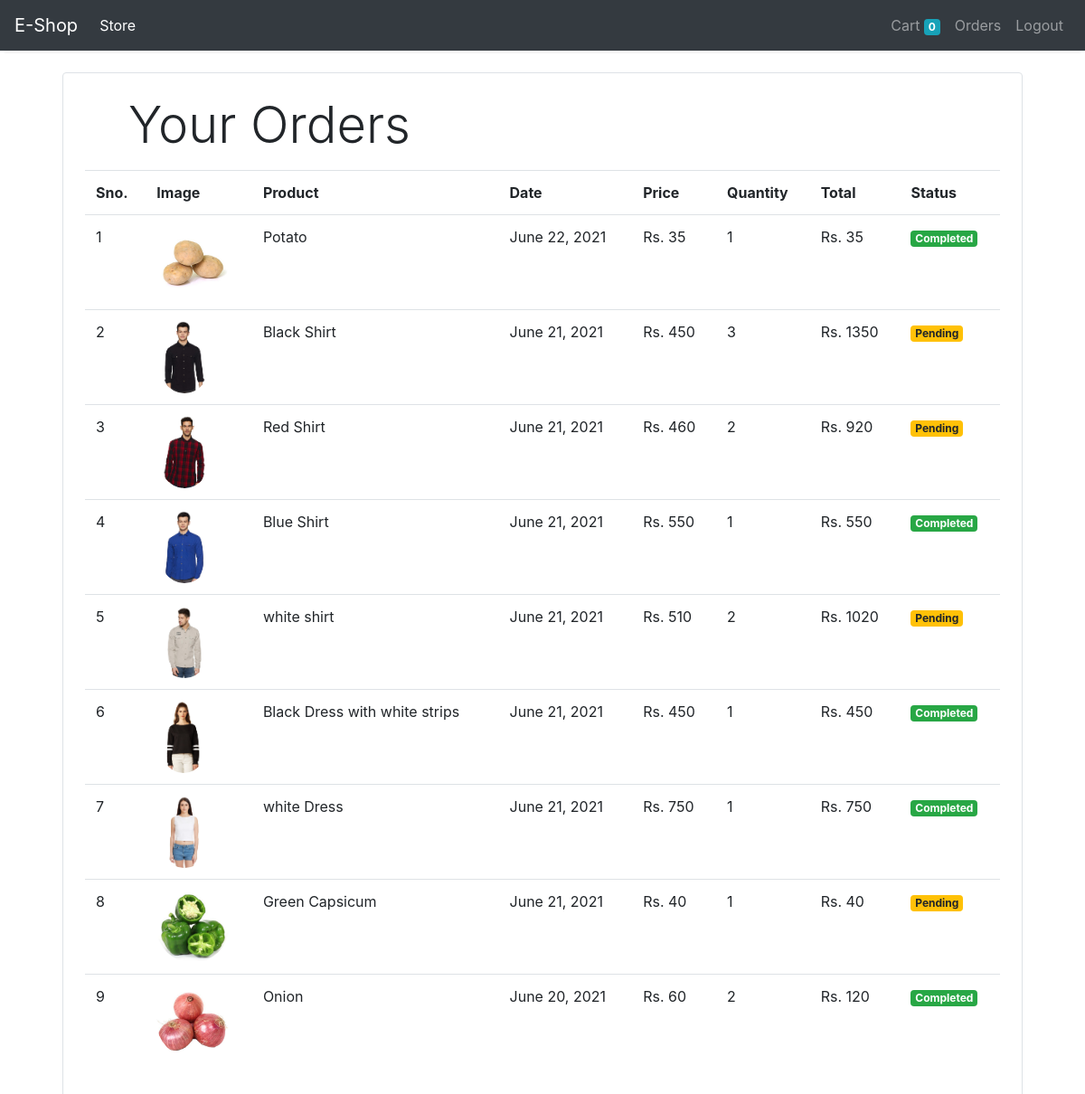
Screenshot of /orders (signed in) with the database file from the repository.
### store/models/orders.py (models this page shows, shortened)
class Order(models.Model):
    product = models.ForeignKey(Product, on_delete=models.CASCADE)
    customer = models.ForeignKey(Customer, on_delete=models.CASCADE)
    quantity = models.IntegerField(default=1)
    price = models.IntegerField()
    address = models.CharField(max_length=50, default="", blank=True)
    phone = models.CharField(max_length=50, default="", blank=True )
    date = models.DateField(default=datetime.datetime.today)
    status = models.BooleanField(default=False)
    @staticmethod
    def get_orders_by_customer(customer_id):
        return Order.objects.filter(customer=customer_id).order_by('-date')

### store/models/product.py (models this page shows, shortened)
class Product(models.Model):
    name = models.CharField(max_length=50)
    price = models.IntegerField(default=0)
    category = models.ForeignKey(Category , on_delete=models.CASCADE, default=1)
    description = models.CharField(max_length=200, default='', null=True , blank=True)
    image= models.ImageField(upload_to='uploads/products/')

### store/middlewares/auth.py (the view)
    def middleware(request):
        returnUrl = request.META['PATH_INFO']
        if not request.session.get('customer'):
            return redirect(f'login?return_url={returnUrl}')
        response = get_response(request)
        return response

### store/templatetags/custom_filter.py (called while the page is built)
@register.filter(name='currency')
def currency(number):
    return "Rs. "+str(number)

@register.filter(name='multiply')
def multiply(number,number1):
    return number * number1

### store/views/orders.py (called while the page is built)
    def get(self,request):
        customer = request.session.get('customer')
        orders = Order.get_orders_by_customer(customer)
        return render(request,'orders.html',{'orders':orders})

### store/templates/orders.html
{% extends 'base.html' %}
{% block content %}
{% load cart %}
{% load custom_filter %}
<div class="container">
    <div class="border rounded p-4 m-4">
        <p class="display-4 pl-4 ml-4"> Your Orders</p>
        <table class="table">
            <tbody>
            <tr>
                <th>Sno.</th>
                <th>Image</th>
                <th>Product</th>
                <th>Date</th>
                <th>Price</th>
                <th>Quantity</th>
                <th>Total</th>
                <th>Status</th>
            </tr>
            {% for order in orders %}
                <tr>
                    <td>{{forloop.counter}}</td>
                    <td><img style="height:80px; width:auto;" class="rounded-circle " src="{{order.product.image.url}}"> </td>
                    <td>{{order.product.name}}</td>
                    <td>{{order.date}}</td>
                    <td>{{order.price|currency}}</td>
                    <td>{{order.quantity}}</td>
                    <td>{{order.quantity|multiply:order.price|currency}}</td>
                    {% if order.status %}
                    <td><small class="badge badge-success ml-auto">Completed</small></td>
                    {% else %}
                    <td><small class="badge badge-warning ml-auto">Pending</small></td>
                    {% endif %}
                </tr>
            {% endfor %}
            </tbody>
        </table>
    </div>
</div>
{% endblock %}

### store/templates/base.html (shortened to what this page needs)
<!doctype html>
<html lang="en">
<head>
  <link rel="stylesheet" href="https://maxcdn.bootstrapcdn.com/bootstrap/4.0.0/css/bootstrap.min.css"
>
</head>
<body>
<nav class="one-edge-shadow sticky-top navbar navbar-expand-lg navbar-dark bg-dark">
    <a class="navbar-brand" href="/">E-Shop</a>
    <div class="collapse navbar-collapse" id="navbarSupportedContent">
      <ul class="navbar-nav mr-auto">
        <li class="nav-item active">
          <a class="nav-link" href="/store">Store <span class="sr-only">(current)</span></a>
        </li>
      </ul>
      <ul class=" navbar-nav my-2 my-lg-0">
        <li class="nav-item ">
          <a class="nav-link" href="/cart">Cart
            <span class="badge badge-info">{{request.session.cart.keys|length}}</span>
            <span class="sr-only">(current)</span></a>
        </li>
        {% if request.session.customer %}
        <li class="nav-item ">
          <a class="nav-link" href="/orders">Orders<span class="sr-only">(current)</span></a>
        </li>
        <li class="nav-item ">
          <a class="nav-link" href="/logout">Logout<span class="sr-only">(current)</span></a>
        </li>
        {% endif %}
      </ul>
    </div>
</nav>
{% block content %} {% endblock %}
</body>
</html>

### store/templates/base.html (style rules this page uses)
nav { background-color: white; }
.one-edge-shadow { box-shadow: 0 8px 2px -5px rgb(246, 245, 245); }

### rows the page displays
Order: product.image (picture), product.name "Potato", date "June 22, 2021", price "Rs. 35", quantity "1", quantity|multiply "Rs. 35", status "Completed"
Order: product.image (picture), product.name "Black Shirt", date "June 21, 2021", price "Rs. 450", quantity "3", quantity|multiply "Rs. 1350", status "Pending"
Order: product.image (picture), product.name "Red Shirt", date "June 21, 2021", price "Rs. 460", quantity "2", quantity|multiply "Rs. 920", status "Pending"
Order: product.image (picture), product.name "Blue Shirt", date "June 21, 2021", price "Rs. 550", quantity "1", quantity|multiply "Rs. 550", status "Completed"
Order: product.image (picture), product.name "white shirt", date "June 21, 2021", price "Rs. 510", quantity "2", quantity|multiply "Rs. 1020", status "Pending"
Order: product.image (picture), product.name "Black Dress with white strips", date "June 21, 2021", price "Rs. 450", quantity "1", quantity|multiply "Rs. 450", status "Completed"
Order: product.image (picture), product.name "white Dress", date "June 21, 2021", price "Rs. 750", quantity "1", quantity|multiply "Rs. 750", status "Completed"
Order: product.image (picture), product.name "Green Capsicum", date "June 21, 2021", price "Rs. 40", quantity "1", quantity|multiply "Rs. 40", status "Pending"
Order: product.image (picture), product.name "Onion", date "June 20, 2021", price "Rs. 60", quantity "2", quantity|multiply "Rs. 120", status "Completed"

### other values shown
{{ request.session.cart.keys|length }} "0"
